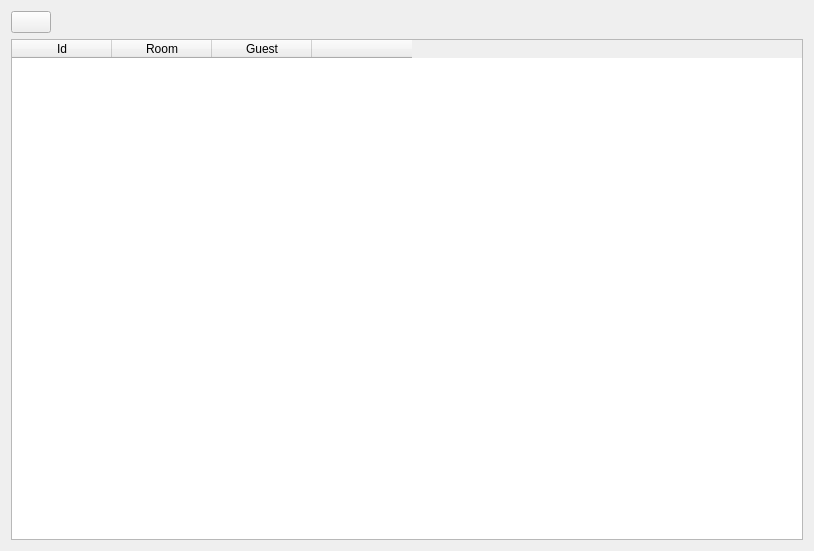
<?xml version="1.0" encoding="UTF-8"?>
<ui version="4.0">
 <class>WReCheckIn</class>
 <widget class="QWidget" name="WReCheckIn">
  <property name="geometry">
   <rect>
    <x>0</x>
    <y>0</y>
    <width>814</width>
    <height>551</height>
   </rect>
  </property>
  <property name="windowTitle">
   <string>Form</string>
  </property>
  <layout class="QVBoxLayout" name="verticalLayout">
   <item>
    <widget class="QWidget" name="widget" native="true">
     <layout class="QHBoxLayout" name="horizontalLayout">
      <property name="leftMargin">
       <number>0</number>
      </property>
      <property name="topMargin">
       <number>0</number>
      </property>
      <property name="rightMargin">
       <number>0</number>
      </property>
      <property name="bottomMargin">
       <number>0</number>
      </property>
      <item>
       <widget class="QPushButton" name="btnRefresh">
        <property name="text">
         <string/>
        </property>
        <property name="icon">
         <iconset resource="../Resort/res.qrc">
          <normaloff>:/images/refresh.png</normaloff>:/images/refresh.png</iconset>
        </property>
       </widget>
      </item>
      <item>
       <spacer name="horizontalSpacer">
        <property name="orientation">
         <enum>Qt::Horizontal</enum>
        </property>
        <property name="sizeHint" stdset="0">
         <size>
          <width>737</width>
          <height>20</height>
         </size>
        </property>
       </spacer>
      </item>
     </layout>
    </widget>
   </item>
   <item>
    <widget class="QTableWidget" name="tblData">
     <property name="editTriggers">
      <set>QAbstractItemView::NoEditTriggers</set>
     </property>
     <property name="selectionMode">
      <enum>QAbstractItemView::NoSelection</enum>
     </property>
     <column>
      <property name="text">
       <string>Id</string>
      </property>
     </column>
     <column>
      <property name="text">
       <string>Room</string>
      </property>
     </column>
     <column>
      <property name="text">
       <string>Guest</string>
      </property>
     </column>
     <column>
      <property name="text">
       <string/>
      </property>
     </column>
    </widget>
   </item>
  </layout>
 </widget>
 <resources>
  <include location="../Resort/res.qrc"/>
 </resources>
 <connections/>
</ui>
